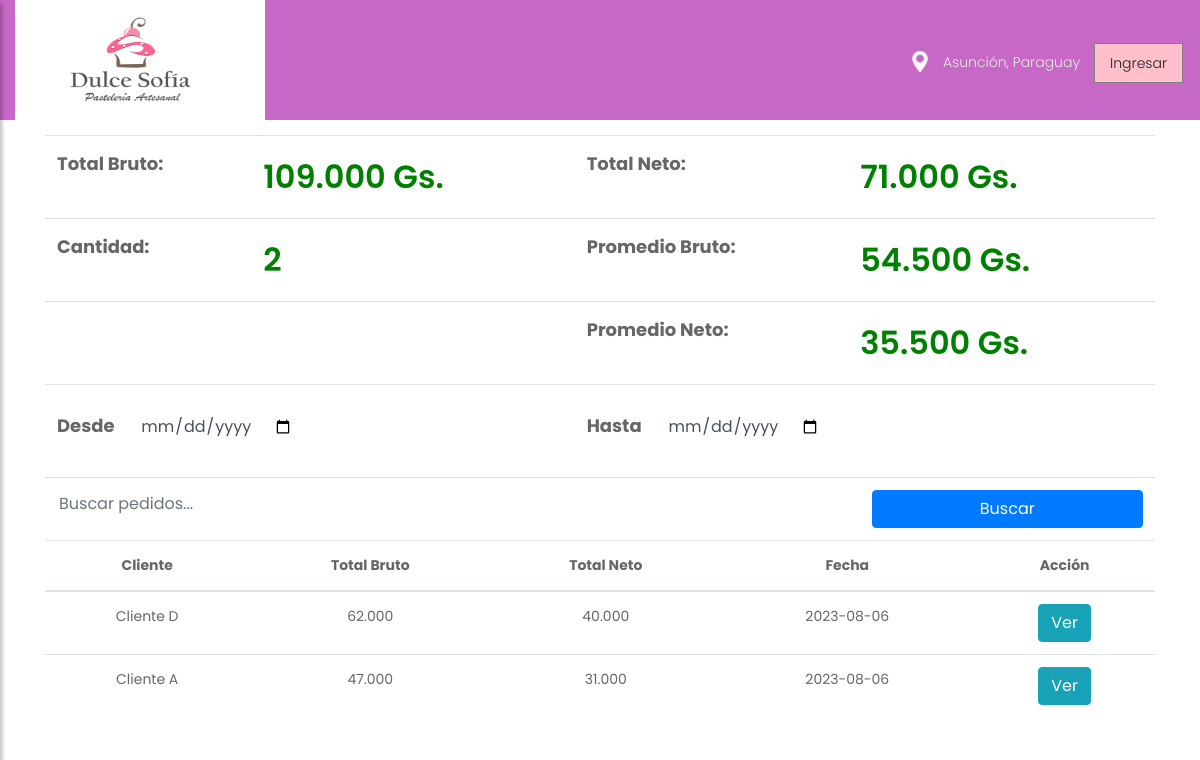
/orders.php, run on the app's committed database.
### tables this page shows
CREATE TABLE IF NOT EXISTS `orders` (
  `id` bigint UNSIGNED NOT NULL AUTO_INCREMENT,
  `subject_id` int NOT NULL,
  `gross_total` decimal(10,0) NOT NULL,
  `net_total` decimal(10,0) NOT NULL,
  `creation_timestamp` timestamp NOT NULL DEFAULT CURRENT_TIMESTAMP,
  `observation` text,
  PRIMARY KEY (`id`),
  UNIQUE KEY `id` (`id`)
);

CREATE TABLE IF NOT EXISTS `subject` (
  `id` bigint UNSIGNED NOT NULL AUTO_INCREMENT,
  `name` text NOT NULL,
  `document_value` text,
  `address` text,
  `telephone` text,
  `cellphone` text,
  `creation_timestamp` timestamp NOT NULL DEFAULT CURRENT_TIMESTAMP,
  PRIMARY KEY (`id`),
  UNIQUE KEY `id` (`id`)
);

### web/orders.php (the view, shortened to what this page needs)
<?php
  include_once 'header.php';
?>
<!DOCTYPE html>
<html lang="en">
<head>
    <link rel="stylesheet" href="css/bootstrap.min.css">
    <link rel="stylesheet" href="css/owl.carousel.min.css">
    <link rel="stylesheet" href="css/style.css">
    <link rel="stylesheet" href="css/responsive.css">
    <link rel="stylesheet" href="css/font-awesome.css">
</head>
<body class="main-layout">
    <div class="wrapper">
    <div id="content">
      <div class="bg_bg">
        <div class="about" style="background-color:white">
          <div class="container" style="margin-top:45px;">
            <div class="row">
              <div class="col-md-12">
                  <table align="center" class="table" style="margin-bottom:0;">
                    <tr>
                      <td>
                        <span style="font-weight: bold; font-size: large;">Total Bruto: </span>
                      </td>
                      <td>
                        <span class="generalAmount" id="grossAmountContainer">0</span>
                      </td>
                      <td>
                        <span style="font-weight: bold; font-size: large;">Total Neto: </span>
                      </td>
                      <td>
                        <span class="generalAmount" id="generalAmountContainer">0</span>
                      </td>
                    </tr>
                    <tr>
                      <td>
                          <span style="font-weight: bold; font-size: large;">Cantidad: </span>
                      </td>
                      <td>
                        <span class="generalAmount" id="quantityContainer">0</span>
                      </td>
                      <td>
                          <span style="font-weight: bold; font-size: large;">Promedio Bruto: </span>
                      </td>
                      <td>
                        <span class="generalAmount" id="grossAverageContainer">0</span>
                      </td>
                    </tr>
                    <tr>
                        <td colspan="2">
                        </td>
                        <td>
                          <span style="font-weight: bold; font-size: large;">Promedio Neto: </span>
                        </td>
                        <td>
                          <span class="generalAmount" id="netAverageContainer">0</span>
                        </td>
                    </tr>
                    <tr>
                      <td colspan="2">
                        <label style="font-weight: bold;font-size: large;">
                          Desde <input id="from_date" type="date" class="form-control"
                          style="margin-bottom:0px; display:inherit; width:auto;"/>
                        </label>
                      </td>
                      <td colspan="2">
                        <label style="font-weight: bold;font-size: large;">
                          Hasta <input id="to_date" type="date" class="form-control"
                          style="margin-bottom:0px; display:inherit; width:auto;"/>
                        </label>
                      </td>
                    </tr>
                    <tr>
                      <td colspan="4" style="vertical-align:middle;">
                          <input style="display: inline-block;width: 75%;margin: 0px;padding: 0px;" id="search_param"
                          type="text" name="search_parameter" class="form-control" placeholder="Buscar pedidos...">
                          <button id="searchButton" type="submit" name="search_orders" class="btn btn-primary"
                          style='width: 25%;float: right;'>
                            Buscar
                          </button>
                      </td>
                    </tr>
                  </table>
                <table align="center" class="table">
                  <thead align="center">
                    <tr>
                      <th>Cliente</th>
                      <th>Total Bruto</th>
                      <th>Total Neto</th>
                      <th>Fecha</th>
                      <th>Acción</th>
                    </tr>
                  </thead>
                  <tbody id="searchResultTbody" align="center">
                  <?php
                    require_once 'includes/dbh.inc.php';
                    $sql = "SELECT o.id, s.name as subject_name, o.gross_total, o.net_total, date(o.creation_timestamp) as creation_date FROM orders o join subject s on o.subject_id = s.id";
                    $sql .= " ORDER BY o.creation_timestamp DESC LIMIT 50";
                    $result = $conn->query($sql);
                    if ($result->num_rows > 0) {
                        while($row = $result->fetch_assoc()) {
                          echo "<tr><td>".$row["subject_name"]."</td>
                          <td>".number_format($row["gross_total"],0,",",".").
                          "<input type='hidden' class='gross_total' value='".$row["gross_total"]."'/></td>
                          <td>".number_format($row["net_total"],0,",",".").
                          "<input type='hidden' class='net_total' value='".$row["net_total"]."'/></td>
                          <td>".$row["creation_date"]."</td>
                          <td><a href='order_selected.php?order_id=".$row["id"]."' class='btn btn-info'>Ver</a></td>
                          </tr>";
                        }
                    }else {
                        echo "<tr><td colspan='4'>Sin resultados</td></tr>";
                    }
                  ?>
                  </tbody>
                </table>
              </div>
            </div>
          </div>
        </div>
    </div>
    </div>
</body>
</html>

### web/css/style.css (style rules this page uses)
body { color: #666666; font-size: 14px; font-family: 'poppins', sans-serif; line-height: 1.80857; font-weight: normal; }
a { color: #1f1f1f; text-decoration: none !important; outline: none !important; -webkit-transition: all .3s ease-in-out; -moz-transition: all .3s ease-in-out; -ms-transition: all .3s ease-in-out; -o-transition: all .3s ease-in-out; transition: all .3s ease-in-out; }
*, *::after, *::before { -webkit-box-sizing: border-box; -moz-box-sizing: border-box; box-sizing: border-box; }
a { color: #222222; text-decoration: none; outline: none !important; }
a, .btn { text-decoration: none !important; outline: none !important; -webkit-transition: all .3s ease-in-out; -moz-transition: all .3s ease-in-out; -ms-transition: all .3s ease-in-out; -o-transition: all .3s ease-in-out; transition: all .3s ease-in-out; }
button { border: 0; margin: 0; padding: 0; cursor: pointer; }
.about { padding-top: 90px; }
.form-control { border: #fff solid 2px; border-radius: inherit; margin-bottom: 25px; padding: 15px 20px; font-family: poppins; }
.bg_bg { background: url(../images/bg.jpg); }
.generalAmount { color: green; font-weight: 600; font-size: xx-large; }

### data on the page
orders: subject.name "Cliente D", gross_total "62.000", net_total "40.000", creation_date "2023-08-06"
orders: subject.name "Cliente A", gross_total "47.000", net_total "31.000", creation_date "2023-08-06"
